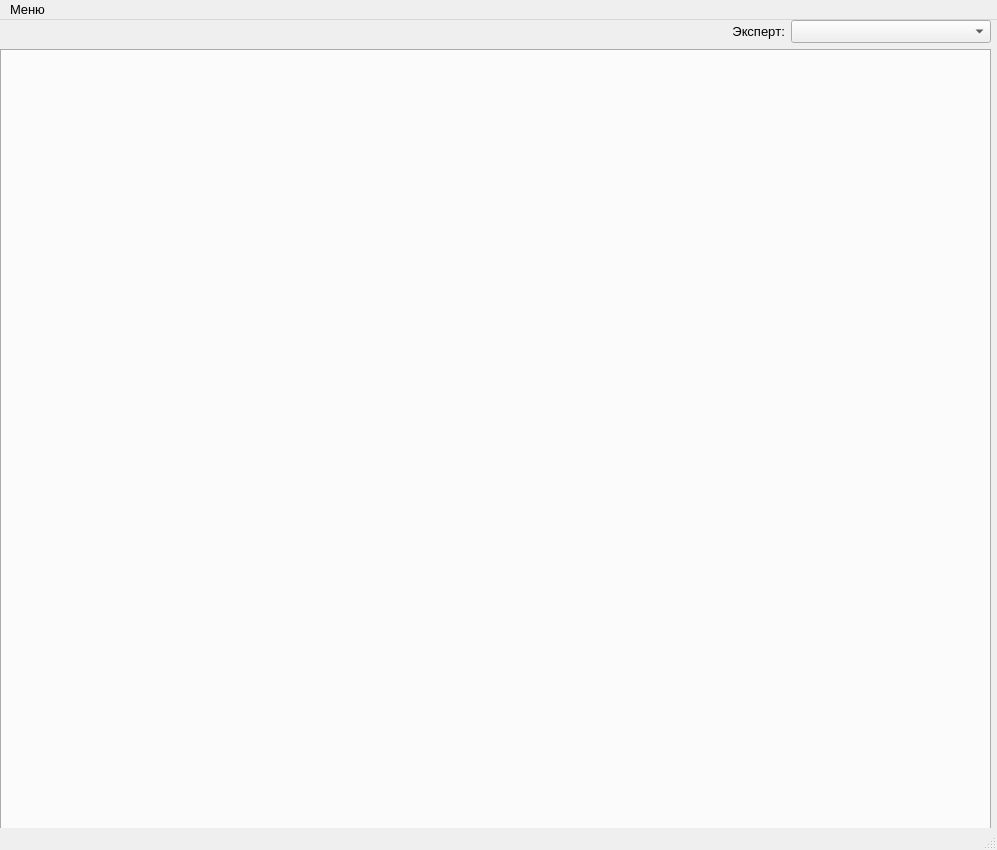
<?xml version="1.0" encoding="UTF-8"?>
<ui version="4.0">
 <class>MainWindow</class>
 <widget class="QMainWindow" name="MainWindow">
  <property name="geometry">
   <rect>
    <x>0</x>
    <y>0</y>
    <width>997</width>
    <height>850</height>
   </rect>
  </property>
  <property name="minimumSize">
   <size>
    <width>997</width>
    <height>850</height>
   </size>
  </property>
  <property name="maximumSize">
   <size>
    <width>997</width>
    <height>850</height>
   </size>
  </property>
  <property name="font">
   <font>
    <family>Arial</family>
    <pointsize>10</pointsize>
    <weight>50</weight>
    <bold>false</bold>
    <kerning>false</kerning>
   </font>
  </property>
  <property name="windowTitle">
   <string>MainWindow</string>
  </property>
  <widget class="QWidget" name="centralwidget">
   <widget class="QWidget" name="verticalLayoutWidget">
    <property name="geometry">
     <rect>
      <x>0</x>
      <y>0</y>
      <width>991</width>
      <height>821</height>
     </rect>
    </property>
    <layout class="QVBoxLayout" name="verticalLayout">
     <item>
      <layout class="QHBoxLayout" name="horizontalLayout">
       <item>
        <widget class="QLabel" name="label">
         <property name="text">
          <string>Эксперт:</string>
         </property>
         <property name="alignment">
          <set>Qt::AlignRight|Qt::AlignTrailing|Qt::AlignVCenter</set>
         </property>
        </widget>
       </item>
       <item>
        <widget class="QComboBox" name="comboExpert">
         <property name="maximumSize">
          <size>
           <width>200</width>
           <height>60</height>
          </size>
         </property>
        </widget>
       </item>
      </layout>
     </item>
     <item>
      <widget class="QTabWidget" name="expertMenu">
       <property name="maximumSize">
        <size>
         <width>16777215</width>
         <height>800</height>
        </size>
       </property>
       <property name="currentIndex">
        <number>-1</number>
       </property>
      </widget>
     </item>
    </layout>
   </widget>
  </widget>
  <widget class="QMenuBar" name="menubar">
   <property name="geometry">
    <rect>
     <x>0</x>
     <y>0</y>
     <width>997</width>
     <height>21</height>
    </rect>
   </property>
   <widget class="QMenu" name="menu">
    <property name="title">
     <string>Меню</string>
    </property>
    <addaction name="expertManage"/>
   </widget>
   <addaction name="menu"/>
  </widget>
  <widget class="QStatusBar" name="statusbar"/>
  <action name="expertManage">
   <property name="text">
    <string>Создать эксперта</string>
   </property>
  </action>
 </widget>
 <resources/>
 <connections/>
</ui>
